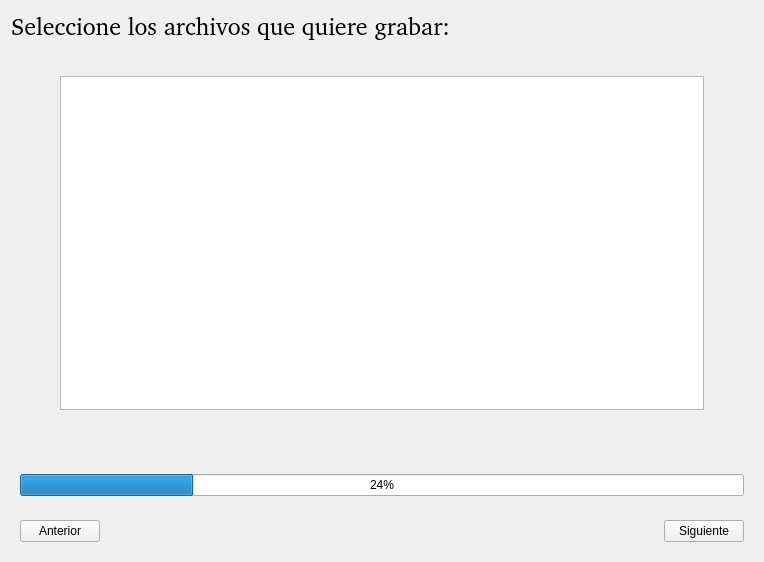
<?xml version="1.0" encoding="UTF-8"?>
<ui version="4.0">
 <class>panelQue</class>
 <widget class="QWidget" name="panelQue">
  <property name="geometry">
   <rect>
    <x>0</x>
    <y>0</y>
    <width>764</width>
    <height>562</height>
   </rect>
  </property>
  <property name="windowTitle">
   <string>Form</string>
  </property>
  <layout class="QVBoxLayout" name="verticalLayout">
   <item>
    <widget class="QLabel" name="tituloLabel">
     <property name="font">
      <font>
       <family>Bitstream Charter</family>
       <pointsize>18</pointsize>
      </font>
     </property>
     <property name="text">
      <string>Seleccione los archivos que quiere grabar:</string>
     </property>
    </widget>
   </item>
   <item>
    <spacer name="verticalSpacer">
     <property name="orientation">
      <enum>Qt::Vertical</enum>
     </property>
     <property name="sizeType">
      <enum>QSizePolicy::Maximum</enum>
     </property>
     <property name="sizeHint" stdset="0">
      <size>
       <width>20</width>
       <height>20</height>
      </size>
     </property>
    </spacer>
   </item>
   <item>
    <widget class="QWidget" name="seleccionWidget" native="true">
     <layout class="QHBoxLayout" name="horizontalLayout">
      <item>
       <spacer name="horizontalSpacer">
        <property name="orientation">
         <enum>Qt::Horizontal</enum>
        </property>
        <property name="sizeType">
         <enum>QSizePolicy::Minimum</enum>
        </property>
        <property name="sizeHint" stdset="0">
         <size>
          <width>40</width>
          <height>20</height>
         </size>
        </property>
       </spacer>
      </item>
      <item>
       <widget class="QTreeWidget" name="treeWidget">
        <property name="sizePolicy">
         <sizepolicy hsizetype="Expanding" vsizetype="Expanding">
          <horstretch>0</horstretch>
          <verstretch>0</verstretch>
         </sizepolicy>
        </property>
        <property name="headerHidden">
         <bool>true</bool>
        </property>
        <column>
         <property name="text">
          <string notr="true">1</string>
         </property>
        </column>
       </widget>
      </item>
      <item>
       <spacer name="horizontalSpacer1">
        <property name="orientation">
         <enum>Qt::Horizontal</enum>
        </property>
        <property name="sizeType">
         <enum>QSizePolicy::Minimum</enum>
        </property>
        <property name="sizeHint" stdset="0">
         <size>
          <width>40</width>
          <height>20</height>
         </size>
        </property>
       </spacer>
      </item>
     </layout>
    </widget>
   </item>
   <item>
    <spacer name="verticalSpacer1">
     <property name="orientation">
      <enum>Qt::Vertical</enum>
     </property>
     <property name="sizeType">
      <enum>QSizePolicy::Maximum</enum>
     </property>
     <property name="sizeHint" stdset="0">
      <size>
       <width>20</width>
       <height>40</height>
      </size>
     </property>
    </spacer>
   </item>
   <item>
    <widget class="QWidget" name="progressBarWidget" native="true">
     <layout class="QHBoxLayout" name="horizontalLayout_3">
      <item>
       <widget class="QProgressBar" name="progressBar">
        <property name="value">
         <number>24</number>
        </property>
       </widget>
      </item>
     </layout>
    </widget>
   </item>
   <item>
    <widget class="QWidget" name="botonesWidget" native="true">
     <layout class="QHBoxLayout" name="horizontalLayout_2">
      <item>
       <widget class="QPushButton" name="anteriorBoton">
        <property name="text">
         <string>Anterior</string>
        </property>
       </widget>
      </item>
      <item>
       <spacer name="horizontalSpacer_3">
        <property name="orientation">
         <enum>Qt::Horizontal</enum>
        </property>
        <property name="sizeHint" stdset="0">
         <size>
          <width>40</width>
          <height>20</height>
         </size>
        </property>
       </spacer>
      </item>
      <item>
       <widget class="QPushButton" name="siguienteBoton">
        <property name="text">
         <string>Siguiente</string>
        </property>
       </widget>
      </item>
     </layout>
    </widget>
   </item>
  </layout>
 </widget>
 <resources/>
 <connections/>
</ui>
